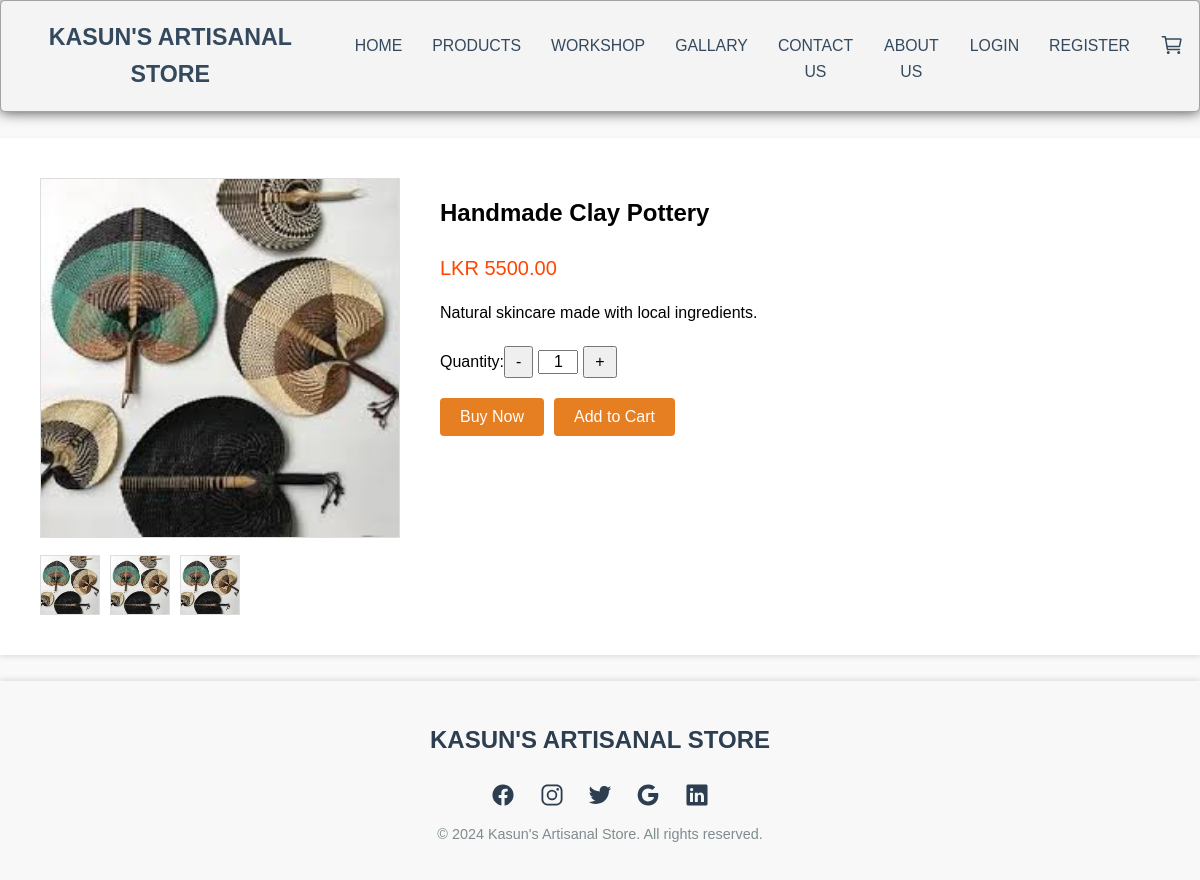
Page /detail.php?productId=2 on the committed database.
### tables this page shows
CREATE TABLE `product` (
  `productId` int(11) NOT NULL,
  `Productname` varchar(50) NOT NULL,
  `Catagory` varchar(10) NOT NULL,
  `Price` varchar(10) NOT NULL,
  `image` varchar(10) NOT NULL,
  `status` varchar(10) NOT NULL,
  `description` varchar(500) NOT NULL
);

### detail.php (the view, shortened to what this page needs)
<?php
require_once("connection/connection.php");
$productId = $_GET["productId"];
$SQL_SELECT_PRODUCT = "SELECT * FROM product WHERE  productId =$productId";
$RESULT_SELECT_PRODUCT = mysqli_query($conn, $SQL_SELECT_PRODUCT);
$row = mysqli_fetch_assoc($RESULT_SELECT_PRODUCT);
?>
<!DOCTYPE html>
<html lang="en">
<head>
    <link rel="stylesheet" href="css/ind.css">
    <link rel="stylesheet" href="css/home.css">
    <link rel="stylesheet" href="css/detail.css">
</head>
<header class="header">
    <h1 class="logo"><a href="#">Kasun's Artisanal Store</a></h1>
    <ul class="main-nav">
        <li><a href="index.php">HOME</a></li>
        <li><a href="product.php">PRODUCTS</a></li>
        <li><a href="workshop.php">WORKSHOP</a></li>
        <li><a href="gallary.php">GALLARY</a></li>
        <li><a href="contact.php">CONTACT US</a></li>
        <li><a href="about.php">ABOUT US</a></li>
        <li><a href="login.php">LOGIN</a></li>
        <li><a href="register.php">REGISTER</a></li>
        <li class="cart-icon">
            <a href="cart.php">
                <ion-icon name="cart-outline"></ion-icon>
            </a>
        </li>
    </ul>
</header>
<div class="product-container" action="handler/handlercart.php" method="POST">
    <div class="image-gallery">
        <img src="image/<?php echo $row['image']; ?>" alt="Product Image" class="main-image" id="mainImage">
        <div class="thumbnail-row">
            <img src="image/<?php echo $row['image']; ?>" alt="Thumbnail" class="thumbnail" onclick="changeImage(this.src)">
            <img src="image/<?php echo $row['image']; ?>" alt="Thumbnail" class="thumbnail" onclick="changeImage(this.src)">
            <img src="image/<?php echo $row['image']; ?>" alt="Thumbnail" class="thumbnail" onclick="changeImage(this.src)">
        </div>
    </div>
    <div class="product-details">
        <h1 class="product-title"><?php echo htmlspecialchars($row['Productname']); ?></h1>
        <p class="product-price">LKR <?php echo htmlspecialchars($row['Price']); ?></p>
        <p class="product-description"><?php echo htmlspecialchars($row['description']); ?></p>
        <div class="quantity-container">
            <label>Quantity:</label>
            <button type="button" onclick="decreaseQuantity()">-</button>
            <input type="text" id="quantity" name="quantity" value="1" min="1">
            <button type="button" onclick="increaseQuantity()">+</button>
        </div>
        <div class="action-buttons">
            <a href="checkout.php?productId=<?php echo ($productId) ?>"><button class="add-to-cart">Buy Now</button></a>
            <form action="handler/handlercart.php" method="POST" style="display:inline;">
    <button type="submit" class="add-to-cart">Add to Cart</button>
</form>
        </div>
    </div>
</div>
<footer>
  <div class="footer-container">
    <div class="footer-logo">
      <h2>KASUN'S ARTISANAL STORE</h2>
    </div>
    <div class="footer-social">
      <a href="#"><ion-icon name="logo-facebook"></ion-icon></a>
      <a href="#"><ion-icon name="logo-instagram"></ion-icon></a>
      <a href="#"><ion-icon name="logo-twitter"></ion-icon></a>
      <a href="#"><ion-icon name="logo-google"></ion-icon></a>
      <a href="#"><ion-icon name="logo-linkedin"></ion-icon></a>
    </div>
    <div class="footer-copyright">
      <p>© 2024 Kasun's Artisanal Store. All rights reserved.</p>
    </div>
  </div>
</footer>
</body>
</html>

### css/ind.css (style rules this page uses)
* { box-sizing: border-box; }
ul { margin: 0; padding: 0; list-style: none; }
h2, h3, a { color: #34495e; }
a { text-decoration: none; }
.logo { margin: 0; font-size: 1.45em; }
.main-nav { margin-top: 5px; }
.logo a, .main-nav a { padding: 10px 15px; text-transform: uppercase; text-align: center; display: block; }
.main-nav a { color: #34495e; font-size: 0.99em; }
.header { padding-top: 0.5em; padding-bottom: 0.5em; border: 1px solid #a2a2a2; background-color: #f4f4f4; -webkit-box-shadow: 0px 0px 14px 0px rgba(0, 0, 0, 0.75); -moz-box-shadow: 0px 0px 14px 0px rgba(0, 0, 0, 0.75); box-shadow: 0px 0px 14px 0px rgba(0, 0, 0, 0.75); -webkit-border-radius: 5px; -moz-border-radius: 5px; border-radius: 5px; }
@media (min-width: 769px) { .header, .main-nav { display: flex; } }
@media (min-width: 1025px) { .header { flex-direction: row; justify-content: space-between; } }
footer { background-color: #f8f8f8; padding: 20px 0; box-shadow: 0 -2px 5px rgba(0, 0, 0, 0.1); }
.footer-container { max-width: 1200px; margin: auto; text-align: center; }
.footer-logo h2 { font-size: 1.5rem; color: #2c3e50; margin-bottom: 15px; font-family: Arial, sans-serif; font-weight: bold; }
.footer-social a { margin: 0 10px; font-size: 1.5rem; color: #2c3e50; text-decoration: none; transition: color 0.3s ease-in-out, transform 0.3s ease-in-out; }
.footer-social ion-icon { vertical-align: middle; }
.footer-copyright p { font-size: 0.9rem; color: #7f8c8d; margin-top: 10px; font-family: Arial, sans-serif; }
.cart-icon { position: relative; }
.cart-icon ion-icon { font-size: 24px; }

### css/detail.css (style rules this page uses)
.product-container { display: flex; padding: 20px; max-width: 1200px; margin: auto; background-color: #fff; box-shadow: 0 2px 5px rgba(0, 0, 0, 0.1); }
.image-gallery { flex: 1; padding: 20px; }
.main-image { width: 100%; border: 1px solid #ddd; }
.thumbnail-row { display: flex; margin-top: 10px; }
.thumbnail { width: 60px; height: 60px; margin-right: 10px; cursor: pointer; border: 1px solid #ddd; }
.product-details { flex: 2; padding: 20px; }
.product-title { font-size: 24px; margin-bottom: 10px; }
.product-price { color: #ff4500; font-size: 20px; margin-bottom: 10px; }
.product-description { margin-bottom: 20px; }
.quantity-container { display: flex; align-items: center; margin-bottom: 20px; }
.quantity-container button { padding: 5px 10px; font-size: 16px; cursor: pointer; }
.quantity-container input { width: 40px; text-align: center; margin: 0 5px; font-size: 16px; }
.action-buttons { display: flex; gap: 10px; }
.action-buttons button { padding: 10px 20px; font-size: 16px; cursor: pointer; border: none; color: #fff; border-radius: 4px; }
.add-to-cart { text-align: center; background-color: #e67e22; color: white; border: none; padding: 0.5rem 1rem; border-radius: 4px; cursor: pointer; width: 100%; transition: background-color 0.3s ease; }

### rows in the picture
product: image (picture), Productname "Handmade Clay Pottery", Price "5500.00", description "Natural skincare made with local ingredients."
